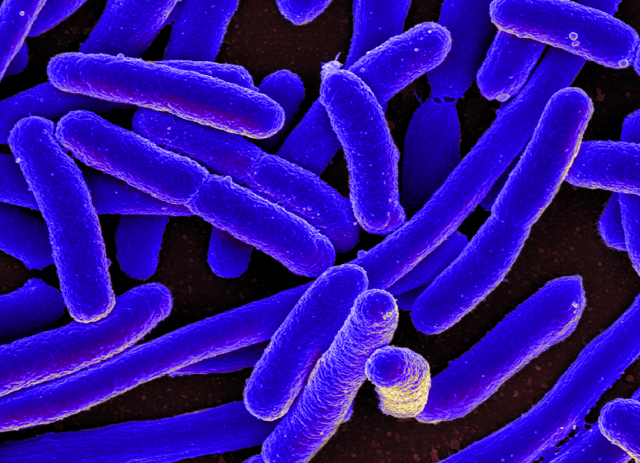
#> input picture lab4/data/raw/s06_640.png, 640 x 463 px
$ python vision_baselines.py
#> lines starting #> are read from the running program, lines starting #| are printed output that depends on the picture; after the words box and inside, x2 and y2 are one past the last pixel; in counts of white or black regions, pixels touching at a corner belong together
from pathlib import Path
import os,json,time,subprocess,csv
import cv2,numpy as np
import matplotlib;matplotlib.use('Agg')
import matplotlib.pyplot as plt
from skimage.metrics import peak_signal_noise_ratio,structural_similarity
from scipy.signal import butter,sosfilt
from scipy.io import wavfile
P=Path(__file__).resolve().parents[1];R=P/'results';cv2.setNumThreads(2)
metrics={};im=cv2.imread(str(P/'data/raw/s06_640.png'));gray=cv2.cvtColor(im,cv2.COLOR_BGR2GRAY)
#> further down, im is the input picture: shape (463, 640, 3); mean B, G, R 154.9, 15, 45.1
#> after `gray = cv2.cvtColor(im, cv2.COLOR_BGR2GRAY)`:
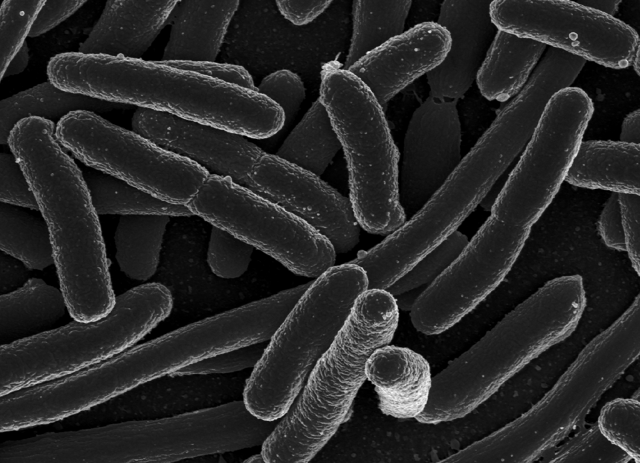
#> gray: shape (463, 640); min 0, max 248, mean 39.9
variants={'Original':im,'Gaussian 5x5':cv2.GaussianBlur(im,(5,5),0),'Median 5x5':cv2.medianBlur(im,5),'Canny':cv2.Canny(gray,60,150)}
fig,ax=plt.subplots(2,2,figsize=(10,7))
for a,(n,v) in zip(ax.ravel(),variants.items()):a.imshow(cv2.cvtColor(v,cv2.COLOR_BGR2RGB) if v.ndim==3 else v,cmap='gray');a.set_title(n);a.axis('off')
#> this loop made 4 passes
#> n on passes 1 to 4: 'Original', 'Gaussian 5x5', 'Median 5x5', 'Canny'
fig.tight_layout();fig.savefig(R/'filters.png',dpi=150);plt.close(fig)
#> after `fig.tight_layout()`:
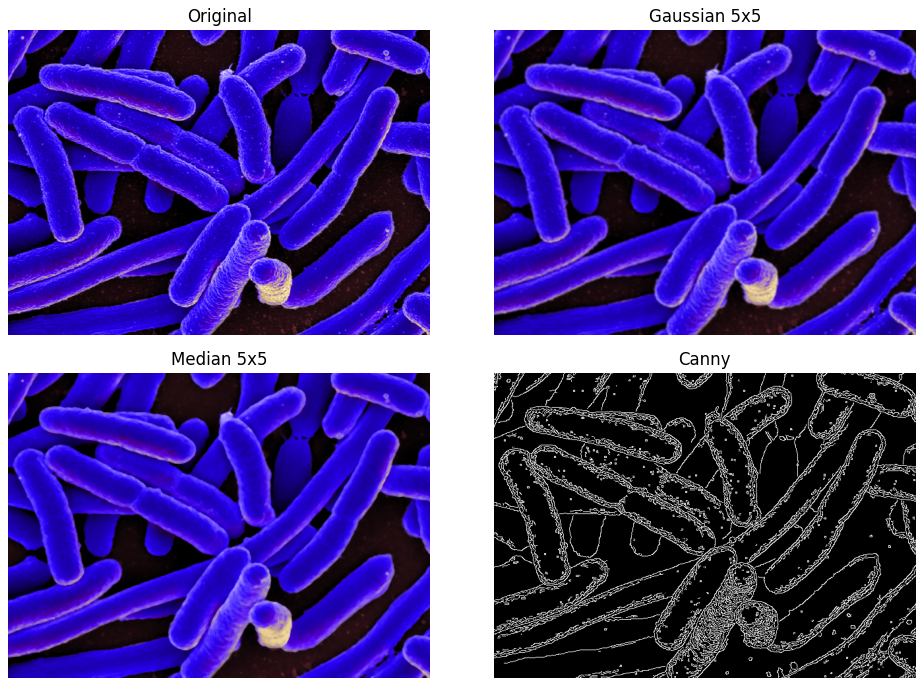
#> figure drawn by matplotlib, 4 panels
hsv=cv2.cvtColor(im,cv2.COLOR_BGR2HSV);mask=cv2.inRange(hsv,(100,70,30),(155,255,255));mask=cv2.morphologyEx(mask,cv2.MORPH_OPEN,np.ones((3,3),np.uint8));cv2.imwrite(str(R/'color_mask.png'),mask)
#> after `hsv = cv2.cvtColor(im, cv2.COLOR_BGR2HSV)`: hsv: shape (463, 640, 3); mean H, S, V 128, 213.4, 157.4
#> after `mask = cv2.inRange(hsv, (100, 70, 30), (155, 255, 255))`:
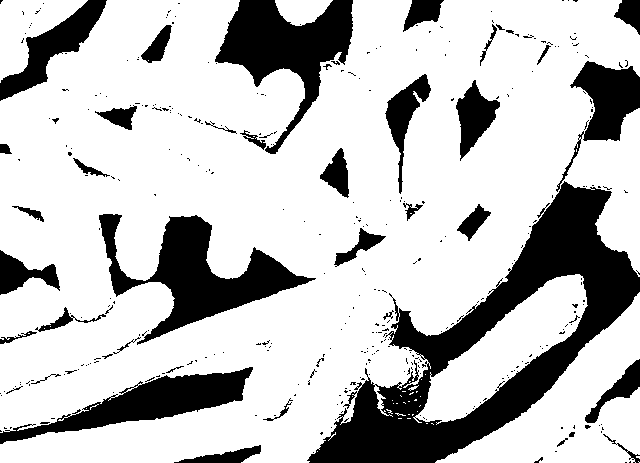
#> mask: shape (463, 640); 75.8% white; 360 black regions (317 under 20 px), largest, box (x1, y1, x2, y2) and area: (307, 61, 640, 463) 30654, (99, 214, 316, 345) 9345, (215, 0, 353, 154) 8377
#> after `mask = cv2.morphologyEx(mask, cv2.MORPH_OPEN, np.ones((3, 3), np.uint8`: mask: shape (463, 640); 75.2% white; 210 black regions (169 under 20 px), largest, box (x1, y1, x2, y2) and area: (307, 60, 640, 463) 32032, (99, 214, 316, 359) 9497, (215, 0, 353, 154) 8716
n,lab,stats,centroids=cv2.connectedComponentsWithStats(mask)
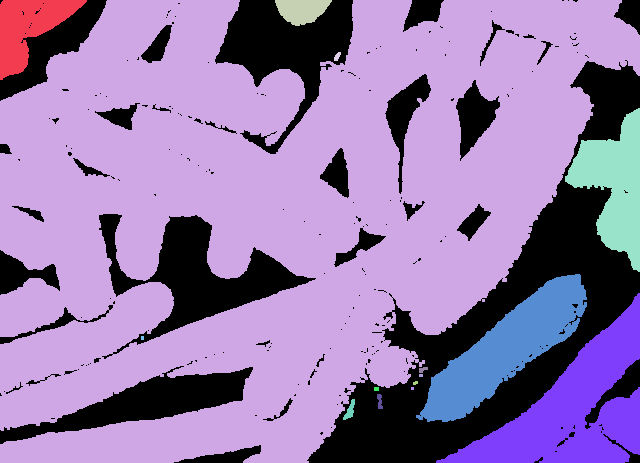
#> lab: shape (463, 640) int32; 16 distinct labels, from 0 to 15; one colour per label, 0 black
#> n = 16; stats = 16 rows, first 6: [0, 0, 640, 463, 73596], [0, 0, 87, 80, 3430], [0, 0, 640, 463, 188452], [275, 0, 57, 26, 1035], [334, 52, 7, 9, 40], [565, 108, 75, 164, 6211]; centroids = 16 rows, first 8: [355.5, 252.2], [27.68, 27.59], [273.1, 210.1], [301.3, 9.92], [336.9, 56.1], [614.4, 185], [506, 348.8], [574.6, 408.9]
metrics['color_segmentation']={'foreground_fraction':float((mask>0).mean()),'components_over_100px':int((stats[1:,4]>100).sum()),'note':'Connected regions merge touching cells; not a bacteria count.'}
# Downsample then reconstruct to evaluate information loss against a genuine reference.
ref=im[64:320,128:384];small=cv2.resize(ref,(64,64),interpolation=cv2.INTER_AREA);scores={}
#> after `small = cv2.resize(ref, (64, 64), interpolation=cv2.INTER_AREA)`:
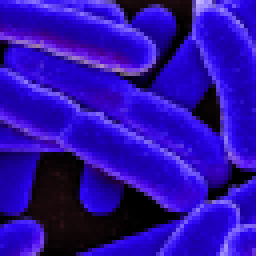
#> small: shape (64, 64, 3) (shown 4 times larger); mean B, G, R 168.8, 13.4, 44.1
fig,ax=plt.subplots(1,4,figsize=(12,3));ax[0].imshow(cv2.cvtColor(ref,cv2.COLOR_BGR2RGB));ax[0].set_title('Reference')
for a,(name,method) in zip(ax[1:],[('Nearest',cv2.INTER_NEAREST),('Bilinear',cv2.INTER_LINEAR),('Bicubic',cv2.INTER_CUBIC)]):
 out=cv2.resize(small,(256,256),interpolation=method);scores[name]={'PSNR':float(peak_signal_noise_ratio(ref,out,data_range=255)),'SSIM':float(structural_similarity(ref,out,channel_axis=2,data_range=255))};a.imshow(cv2.cvtColor(out,cv2.COLOR_BGR2RGB));a.set_title(f'{name}\nPSNR={scores[name]["PSNR"]:.2f}')
#> this loop made 3 passes
#> pass 1, `out = cv2.resize(small, (256, 256), interpolation=method)`:
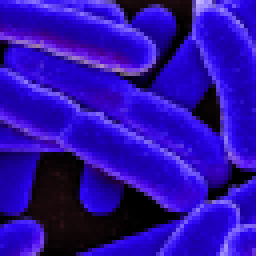
#> out: shape (256, 256, 3); mean B, G, R 168.8, 13.4, 44.1
#> after the loop, scores = 3 items
for a in ax:a.axis('off')
fig.tight_layout();fig.savefig(R/'resolution.png',dpi=150);plt.close(fig);metrics['resolution']=scores
#> after `fig.tight_layout()`:
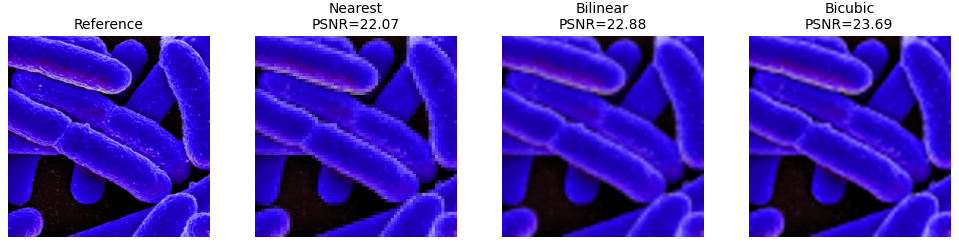
#> figure drawn by matplotlib, 4 panels
cv2.imwrite(str(R/'sr_reference.png'),ref);cv2.imwrite(str(R/'sr_lowres.png'),small)
#> (the run stopped early here; a loop or call above may not have finished)

$ run again, with lab4/data/raw/s01_640.png copied over lab4/data/raw/s06_640.png
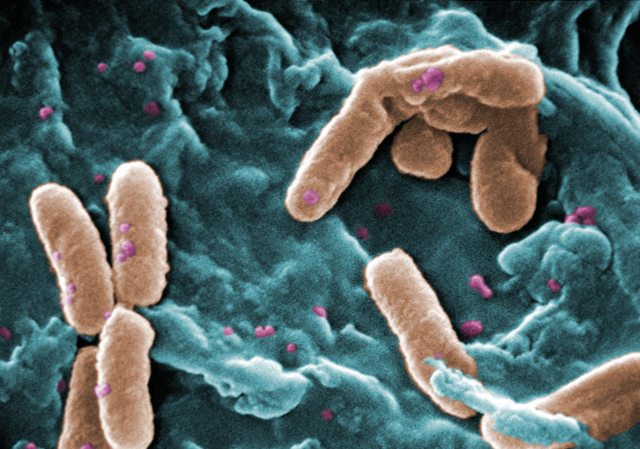
#> input picture lab4/data/raw/s01_640.png, 640 x 449 px
#> im is the input picture: shape (449, 640, 3); mean B, G, R 99.2, 99.8, 81.8
#> the loop `for a,(n,v) in zip(ax.ravel(),variants.items()):a.imshow(cv2.cvtColor(..` made 4 passes
#> n on passes 1 to 4: 'Original', 'Gaussian 5x5', 'Median 5x5', 'Canny'
#> hsv: shape (449, 640, 3); mean H, S, V 75.2, 112.5, 112.4
#> `mask = cv2.inRange(hsv, (100, 70, 30), (155, 255, 255))`:
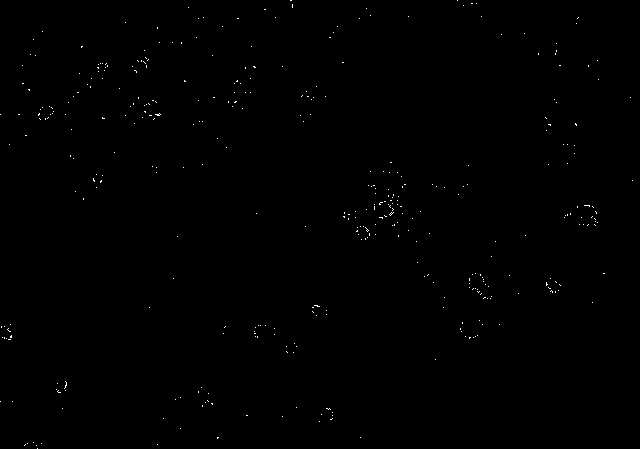
#> mask: shape (449, 640); 0.22% white in thin lines or dots
#> mask: shape (449, 640); every value is 0
#> lab: shape (449, 640) int32; every value is 0
#> `n,lab,stats,centroids=cv2.connectedComponentsWithStats(mask)`: n = 1; stats = [[0, 0, 640, 449, 287360]]; centroids = [[319.5, 224]]
#> the loop `for a,(name,method) in zip(ax[1:],[('Nearest',cv2.INTER_NEAREST),('Bil..` made 3 passes
#> after the loop `for a,(name,method) in zip(ax[1:],[('Nearest',cv2.INTER_NEAREST),('Bil..`: scores = 3 items
#> `fig.tight_layout()`:
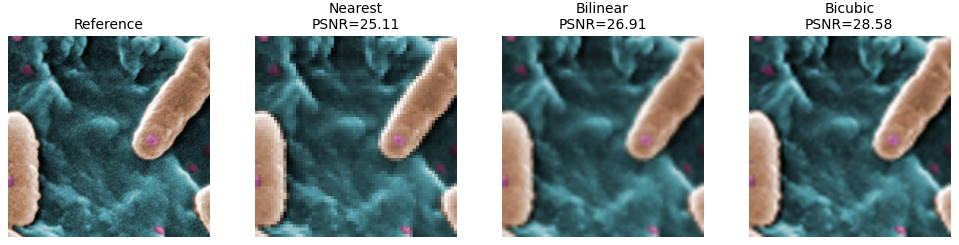
#> figure drawn by matplotlib, 4 panels

$ run again, with lab4/data/raw/s02_640.png copied over lab4/data/raw/s06_640.png
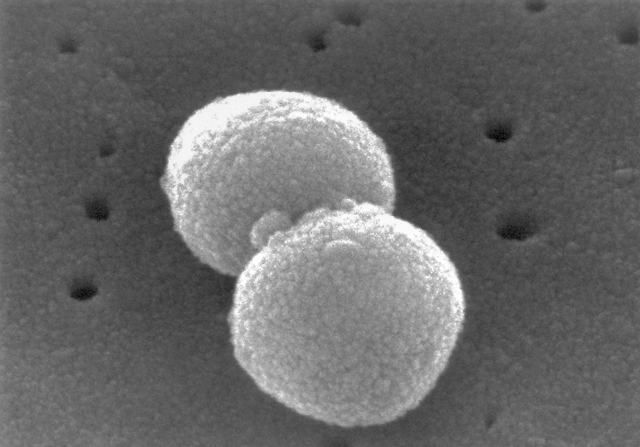
#> input picture lab4/data/raw/s02_640.png, 640 x 447 px
#> im is the input picture: shape (447, 640, 3); min 0, max 255, mean 103.9
#> the loop `for a,(n,v) in zip(ax.ravel(),variants.items()):a.imshow(cv2.cvtColor(..` made 4 passes
#> n on passes 1 to 4: 'Original', 'Gaussian 5x5', 'Median 5x5', 'Canny'
#> `fig.tight_layout()`:
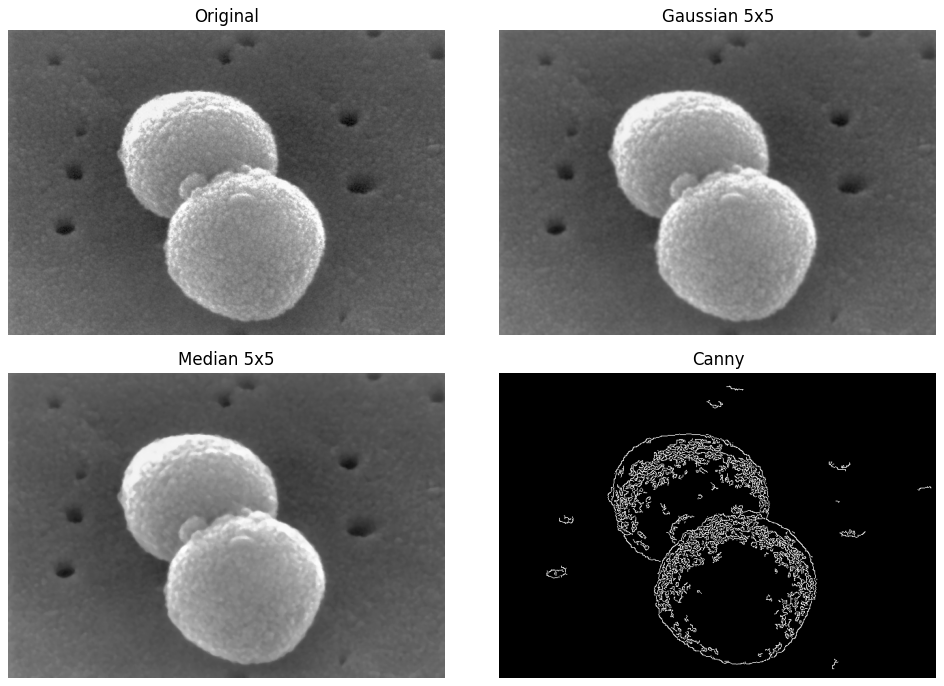
#> figure drawn by matplotlib, 4 panels
#> hsv: shape (447, 640, 3); mean H, S, V 0, 0, 103.9
#> mask: shape (447, 640); every value is 0
#> lab: shape (447, 640) int32; every value is 0
#> `n,lab,stats,centroids=cv2.connectedComponentsWithStats(mask)`: n = 1; stats = [[0, 0, 640, 447, 286080]]; centroids = [[319.5, 223]]
#> the loop `for a,(name,method) in zip(ax[1:],[('Nearest',cv2.INTER_NEAREST),('Bil..` made 3 passes
#> pass 2, `out = cv2.resize(small, (256, 256), interpolation=method)`:
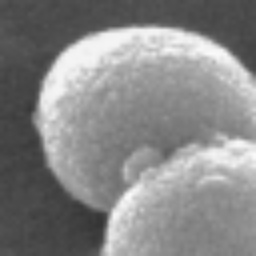
#> out: shape (256, 256, 3); min 52, max 251, mean 134.6
#> after the loop `for a,(name,method) in zip(ax[1:],[('Nearest',cv2.INTER_NEAREST),('Bil..`: scores = 3 items

$ run again, with lab4/data/raw/s03_640.png copied over lab4/data/raw/s06_640.png
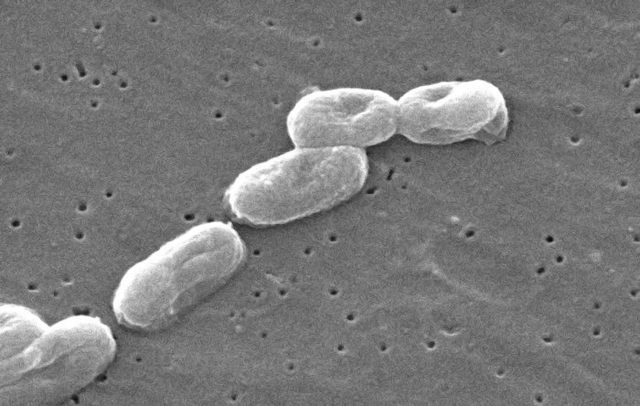
#> input picture lab4/data/raw/s03_640.png, 640 x 406 px
#> im is the input picture: shape (406, 640, 3); min 11, max 255, mean 120.9
#> the loop `for a,(n,v) in zip(ax.ravel(),variants.items()):a.imshow(cv2.cvtColor(..` made 4 passes
#> n on passes 1 to 4: 'Original', 'Gaussian 5x5', 'Median 5x5', 'Canny'
#> hsv: shape (406, 640, 3); mean H, S, V 0, 0, 120.9
#> mask: shape (406, 640); every value is 0
#> lab: shape (406, 640) int32; every value is 0
#> `n,lab,stats,centroids=cv2.connectedComponentsWithStats(mask)`: n = 1; stats = [[0, 0, 640, 406, 259840]]; centroids = [[319.5, 202.5]]
#> the loop `for a,(name,method) in zip(ax[1:],[('Nearest',cv2.INTER_NEAREST),('Bil..` made 3 passes
#> pass 2, `out = cv2.resize(small, (256, 256), interpolation=method)`:
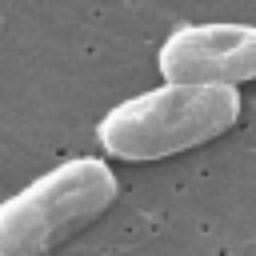
#> out: shape (256, 256, 3); min 45, max 254, mean 129.9
#> after the loop `for a,(name,method) in zip(ax[1:],[('Nearest',cv2.INTER_NEAREST),('Bil..`: scores = 3 items
